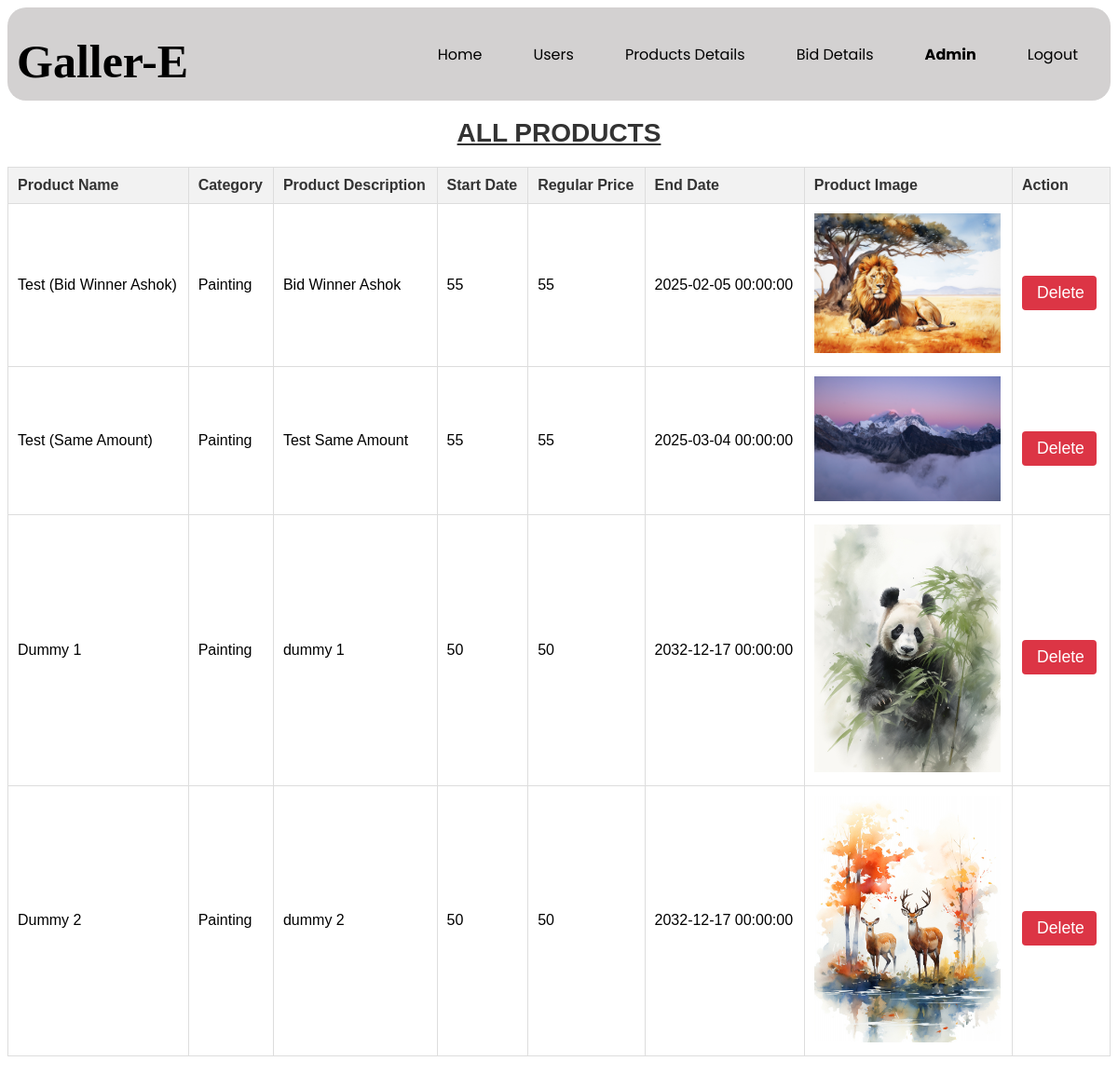
Screenshot of /components/7allproducts.php (signed in) with the database file from the repository.
### tables this page shows
CREATE TABLE `products` (
  `product_id` int(11) NOT NULL,
  `username` varchar(100) NOT NULL,
  `product_name` varchar(200) NOT NULL,
  `category` varchar(100) NOT NULL,
  `description` text NOT NULL,
  `start_bid` float NOT NULL,
  `regular_price` float NOT NULL,
  `Bid_end` datetime NOT NULL,
  `P_image` varchar(100) NOT NULL,
  `user_id` int(11) NOT NULL,
  `product_status` varchar(100) NOT NULL
);

### components/7allproducts.php (the view, shortened to what this page needs)
<?php
include 'db_connect.php';
$query = "SELECT * FROM products
WHERE product_status = 'ACTIVE'";
$result = $conn->query($query);
?>
<!DOCTYPE html>
<html>
  <head>
    <link rel="stylesheet" href="../css/4product.css" />
  </head>
  <body oncontextmenu="return disableRightClick();">
   <?php
if ($_SESSION["usertype"]==0) {
    require_once "../components/0nav.php";
}else {
    require_once "../components/0adminnav.php";
}
?>
   <div class="content">
     <h1>ALL PRODUCTS</h1>
   </div>
   <table>
      <div class="content">
          <tr>
            <th>Product Name</th>
            <th>Category</th>
            <th>Product Description</th>
            <th>Start Date</th>
            <th>Regular Price</th>
            <th>End Date</th>
            <th>Product Image</th>
            <th>Action</th>
          </tr>
          <?php foreach($result as $r){ ?>
        <tr id="product-row-<?php echo $r['product_id']; ?>">
         <td><?php echo $r['product_name']; ?></td>
         <td><?php echo $r['category']; ?></td>
         <td><?php echo $r['description']; ?></td>
         <td><?php echo $r['start_bid']; ?></td>
         <td><?php echo $r['regular_price']; ?></td>
         <td><?php echo $r['Bid_end']; ?></td>
         <td class="imgCell">
        <img src="../<?php echo $r['P_image']; ?>" alt="Image">
        </td>
         <td>
         <button class="deleteBtn" onclick="deleteProduct(<?php echo $r['product_id']; ?>)">Delete</button>
        </td>
  </tr>
  <?php } ?>
      </div>
    </table>
  </body>
</html>

### components/0adminnav.php (shortened to what this page needs)
<link rel="stylesheet" href="../css/0nav.css">
<nav>
    <div class="logo">
        Galler-E
    </div>
    <div class="menu">
        <ul>
            <li><a href="3homepage.php">Home</a></li>
            <li><a href="12allusers.php">Users</a></li>
            <li><a href="7allproducts.php">Products Details</a></li>
            <li><a href="10biddetails.php">Bid Details</a></li>
            <li><p><?= $_SESSION['username'];?></p>
        </li>
            <?php
            if(isset($_SESSION['userid'])) {
                echo '<li><a href="0logout.php">Logout</a></li>';
            } else {
        header("location: 2signin.php");
            }
            ?>
        </ul>
    </div>
</nav>

### css/4product.css (style rules this page uses)
body { font-family: Arial, sans-serif; background-color: white; }
a { text-decoration: none; color: white; }
h1 { margin-bottom: 20px; font-size: 28px; color: #333; text-align: center; text-decoration: underline; }
table { width: 100%; border-collapse: collapse; margin-bottom: 20px; border-radius: 10px; }
table, th, td { border: 1px solid #ddd; }
th, td { padding: 10px; text-align: left; }
th { background-color: #f2f2f2; color: #333; }
.imgCell img { max-width: 200px; height: auto; }
button { font-size: 1.1rem; margin-top: 1rem; padding: 10px 0; border-radius: 10px; outline: none; border: none; width: 95%; background: #7FA6EE; color: #fff; cursor: pointer; }

### css/0nav.css (style rules this page uses)
nav { background-color: rgb(211, 209, 209); padding-right: 10px; padding-left: 10px; height: 100px; max-height: 100px; justify-content: space-between; align-items: center; display: flex; flex-wrap: wrap; border-radius: 20px; }
.menu li p,a:hover { font-weight: bolder; }
.logo { margin-top: 15px; font-size: 50px; font-family: zeyada; font-weight: 550; }
.menu ul { display: flex; align-items: center; font-family: 'poppins'; display: flex; justify-content: space-between; flex-direction: row; }
.menu ul li { font-size: 16px; padding-left: 30px; list-style: none; padding-right: 25px; }
.menu ul li a { text-decoration: none; color: black; }

### components/7allproducts.php (style rules this page uses)
.deleteBtn { background-color: #dc3545; color: white; border: none; padding: 8px 16px; border-radius: 4px; cursor: pointer; transition: background-color 0.3s; }

### rows the page displays
products: product_name "Test (Bid Winner Ashok)", category "Painting", description "Bid Winner Ashok", start_bid "55", regular_price "55", Bid_end "2025-02-05 00:00:00", P_image (picture)
products: product_name "Test (Same Amount)", category "Painting", description "Test Same Amount", start_bid "55", regular_price "55", Bid_end "2025-03-04 00:00:00", P_image (picture)
products: product_name "Dummy 1", category "Painting", description "dummy 1", start_bid "50", regular_price "50", Bid_end "2032-12-17 00:00:00", P_image (picture)
products: product_name "Dummy 2", category "Painting", description "dummy 2", start_bid "50", regular_price "50", Bid_end "2032-12-17 00:00:00", P_image (picture)

### other values shown
$_SESSION['username'] "Admin"
